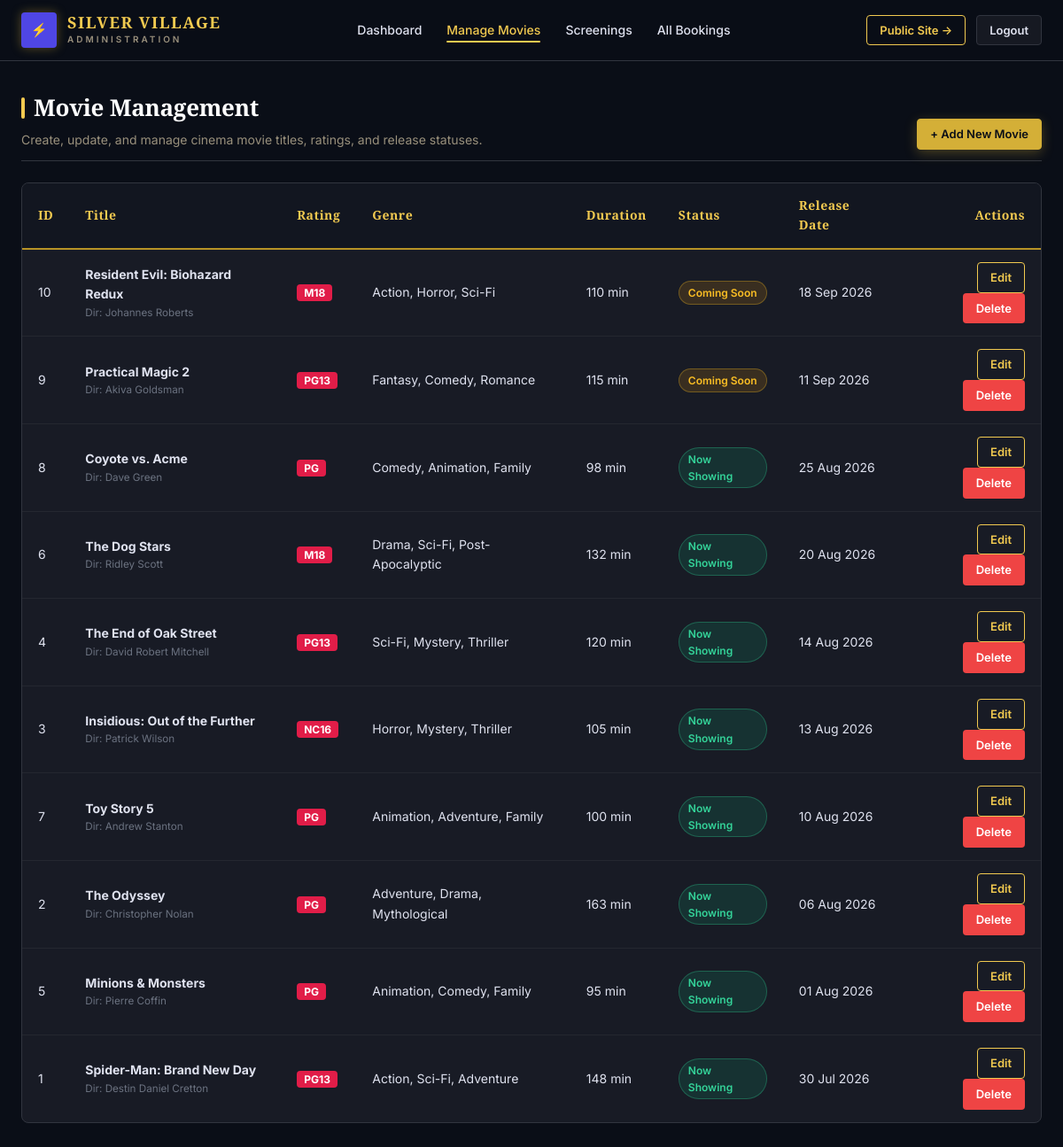
/admin/manage_movies.php (signed in), run on the app's committed database.
### tables this page shows
CREATE TABLE `movies` (
  `movie_id` INT AUTO_INCREMENT PRIMARY KEY,
  `title` VARCHAR(150) NOT NULL,
  `synopsis` TEXT NOT NULL,
  `genre` VARCHAR(100) NOT NULL,
  `duration_minutes` INT NOT NULL,
  `rating` VARCHAR(10) NOT NULL,  
  `director` VARCHAR(100) NOT NULL,
  `cast` VARCHAR(255) NOT NULL,
  `poster_image` VARCHAR(255) NOT NULL,
  `backdrop_image` VARCHAR(255) DEFAULT '',
  `trailer_url` VARCHAR(255) DEFAULT '',
  `status` ENUM('now_showing', 'coming_soon') DEFAULT 'now_showing',
  `release_date` DATE NOT NULL,
  `created_at` DATETIME DEFAULT CURRENT_TIMESTAMP
);

### admin/manage_movies.php (the view, shortened to what this page needs)
<?php
require_once __DIR__ . '/../includes/db_connect.php';
$action = $_GET['action'] ?? 'list';
$editMovieId = isset($_GET['id']) ? (int)$_GET['id'] : 0;
$movieData = null;
$allMovies = $conn->query("SELECT * FROM movies ORDER BY status DESC, release_date DESC");
?>
<!DOCTYPE html>
<html lang="en">
<head>
    <link rel="stylesheet" href="../css/styles.css">
</head>
<body>
    <header class="site-header">
        <div class="header-container">
            <a href="index.php" class="brand-logo">
                <div class="logo-icon" style="background:#4f46e5;">⚡</div>
                <div class="logo-text">
                    <span class="logo-title">SILVER VILLAGE</span>
                    <span class="logo-sub">ADMINISTRATION</span>
                </div>
            </a>
            <nav class="main-nav">
                <ul class="nav-list">
                    <li><a href="index.php" class="nav-link">Dashboard</a></li>
                    <li><a href="manage_movies.php" class="nav-link active">Manage Movies</a></li>
                    <li><a href="manage_screenings.php" class="nav-link">Screenings</a></li>
                    <li><a href="view_bookings.php" class="nav-link">All Bookings</a></li>
                </ul>
            </nav>
            <div class="user-actions">
                <a href="../index.php" class="btn btn--outline btn--sm">Public Site &rarr;</a>
                <a href="../logout.php" class="btn btn--ghost btn--sm">Logout</a>
            </div>
        </div>
    </header>
    <main class="main-content">
        <div class="section-header" style="margin-bottom: 24px;">
            <div>
                <h1 class="section-title">Movie Management</h1>
                <p style="color: var(--color-text-muted); font-size: 14px; margin-top: 4px;">
                    Create, update, and manage cinema movie titles, ratings, and release statuses.
                </p>
            </div>
            <?php if ($action === 'list'): ?>
                <a href="manage_movies.php?action=add" class="btn btn--primary btn--sm">+ Add New Movie</a>
            <?php else: ?>
                <a href="manage_movies.php" class="btn btn--ghost btn--sm">&larr; Back to Movies List</a>
            <?php endif; ?>
        </div>
        <?php if ($action === 'add' || ($action === 'edit' && $movieData)): ?>
            <div class="form-card" style="max-width: 800px; margin: 0 auto; padding: 32px;">
                <h2 style="font-size: 22px; color: var(--color-primary-light); margin-bottom: 20px;">
                    <?php echo ($action === 'add') ? '+ Add New Movie to Catalogue' : '✏️ Edit Movie: ' . htmlspecialchars($movieData['title']); ?>
                </h2>
                <form method="POST" action="manage_movies.php?action=<?php echo $action; ?><?php echo ($action === 'edit') ? '&id=' . $editMovieId : ''; ?>">
                    <div style="display: grid; grid-template-columns: 2fr 1fr; gap: 20px;">
                        <div class="form-group">
                            <label class="form-label" for="m_title">Movie Title *</label>
                            <input type="text" id="m_title" name="title" class="form-control" value="<?php echo htmlspecialchars($movieData['title'] ?? ''); ?>" required>
                        </div>
                        <div class="form-group">
                            <label class="form-label" for="m_rating">Age Rating *</label>
                            <select id="m_rating" name="rating" class="form-control" required>
                                <?php foreach (['G', 'PG', 'PG13', 'NC16', 'M18', 'R21'] as $r): ?>
                                    <option value="<?php echo $r; ?>" <?php echo (($movieData['rating'] ?? '') === $r) ? 'selected' : ''; ?>><?php echo $r; ?></option>
                                <?php endforeach; ?>
                            </select>
                        </div>
                    </div>
                    <div style="display: grid; grid-template-columns: 1fr 1fr 1fr; gap: 20px;">
                        <div class="form-group">
                            <label class="form-label" for="m_genre">Genre(s) *</label>
                            <input type="text" id="m_genre" name="genre" class="form-control" placeholder="Action, Sci-Fi" value="<?php echo htmlspecialchars($movieData['genre'] ?? ''); ?>" required>
                        </div>
                        <div class="form-group">
                            <label class="form-label" for="m_duration">Duration (Minutes) *</label>
                            <input type="number" id="m_duration" name="duration_minutes" class="form-control" value="<?php echo (int)($movieData['duration_minutes'] ?? 120); ?>" required>
                        </div>
                        <div class="form-group">
                            <label class="form-label" for="m_status">Status *</label>
                            <select id="m_status" name="status" class="form-control" required>
                                <option value="now_showing" <?php echo (($movieData['status'] ?? '') === 'now_showing') ? 'selected' : ''; ?>>Now Showing</option>
                                <option value="coming_soon" <?php echo (($movieData['status'] ?? '') === 'coming_soon') ? 'selected' : ''; ?>>Coming Soon</option>
                            </select>
                        </div>
                    </div>
                    <div style="display: grid; grid-template-columns: 1fr 1fr; gap: 20px;">
                        <div class="form-group">
                            <label class="form-label" for="m_director">Director *</label>
                            <input type="text" id="m_director" name="director" class="form-control" value="<?php echo htmlspecialchars($movieData['director'] ?? ''); ?>" required>
                        </div>
                        <div class="form-group">
                            <label class="form-label" for="m_release">Release Date *</label>
                            <input type="date" id="m_release" name="release_date" class="form-control" value="<?php echo htmlspecialchars($movieData['release_date'] ?? date('Y-m-d')); ?>" required>
                        </div>
                    </div>
                    <div class="form-group">
                        <label class="form-label" for="m_cast">Starring Cast</label>
                        <input type="text" id="m_cast" name="cast" class="form-control" placeholder="e.g. Tom Holland, Zendaya" value="<?php echo htmlspecialchars($movieData['cast'] ?? ''); ?>">
                    </div>
                    <div class="form-group">
                        <label class="form-label" for="m_synopsis">Synopsis / Plot Summary *</label>
                        <textarea id="m_synopsis" name="synopsis" class="form-control" rows="4" required><?php echo htmlspecialchars($movieData['synopsis'] ?? ''); ?></textarea>
                    </div>
                    <button type="submit" class="btn btn--primary btn--block btn--lg">
                        <?php echo ($action === 'add') ? 'Save & Publish Movie' : 'Save Changes'; ?> &rarr;
                    </button>
                </form>
            </div>
        <?php else: ?>
            <div class="table-responsive">
                <table class="custom-table">
                    <thead>
                        <tr>
                            <th>ID</th>
                            <th>Title</th>
                            <th>Rating</th>
                            <th>Genre</th>
                            <th>Duration</th>
                            <th>Status</th>
                            <th>Release Date</th>
                            <th style="text-align: right;">Actions</th>
                        </tr>
                    </thead>
                    <tbody>
                        <?php while ($m = $allMovies->fetch_assoc()): ?>
                            <tr>
                                <td><?php echo (int)$m['movie_id']; ?></td>
                                <td>
                                    <strong><?php echo htmlspecialchars($m['title']); ?></strong>
                                    <small style="display:block; color:var(--color-text-dim);">Dir: <?php echo htmlspecialchars($m['director']); ?></small>
                                </td>
                                <td>
                                    <span class="pill-rating"><?php echo htmlspecialchars($m['rating']); ?></span>
                                </td>
                                <td><?php echo htmlspecialchars($m['genre']); ?></td>
                                <td><?php echo (int)$m['duration_minutes']; ?> min</td>
                                <td>
                                    <?php if ($m['status'] === 'now_showing'): ?>
                                        <span class="status-badge status-badge--success">Now Showing</span>
                                    <?php else: ?>
                                        <span class="status-badge status-badge--warning">Coming Soon</span>
                                    <?php endif; ?>
                                </td>
                                <td><?php echo date('d M Y', strtotime($m['release_date'])); ?></td>
                                <td style="text-align: right;">
                                    <a href="manage_movies.php?action=edit&id=<?php echo (int)$m['movie_id']; ?>" class="btn btn--outline btn--sm">Edit</a>
                                    <a href="manage_movies.php?action=delete&id=<?php echo (int)$m['movie_id']; ?>" class="btn btn--danger btn--sm" onclick="return confirm('Delete this movie?');">Delete</a>
                                </td>
                            </tr>
                        <?php endwhile; ?>
                    </tbody>
                </table>
            </div>
        <?php endif; ?>
    </main>
</body>
</html>

### data on the page
movies: movie_id "10", title "Resident Evil: Biohazard Redux", director "Johannes Roberts", rating "M18", genre "Action, Horror, Sci-Fi", duration_minutes "110", status "Coming Soon", release_date "18 Sep 2026"
movies: movie_id "9", title "Practical Magic 2", director "Akiva Goldsman", rating "PG13", genre "Fantasy, Comedy, Romance", duration_minutes "115", status "Coming Soon", release_date "11 Sep 2026"
movies: movie_id "8", title "Coyote vs. Acme", director "Dave Green", rating "PG", genre "Comedy, Animation, Family", duration_minutes "98", status "Now Showing", release_date "25 Aug 2026"
movies: movie_id "6", title "The Dog Stars", director "Ridley Scott", rating "M18", genre "Drama, Sci-Fi, Post-Apocalyptic", duration_minutes "132", status "Now Showing", release_date "20 Aug 2026"
movies: movie_id "4", title "The End of Oak Street", director "David Robert Mitchell", rating "PG13", genre "Sci-Fi, Mystery, Thriller", duration_minutes "120", status "Now Showing", release_date "14 Aug 2026"
movies: movie_id "3", title "Insidious: Out of the Further", director "Patrick Wilson", rating "NC16", genre "Horror, Mystery, Thriller", duration_minutes "105", status "Now Showing", release_date "13 Aug 2026"
movies: movie_id "7", title "Toy Story 5", director "Andrew Stanton", rating "PG", genre "Animation, Adventure, Family", duration_minutes "100", status "Now Showing", release_date "10 Aug 2026"
movies: movie_id "2", title "The Odyssey", director "Christopher Nolan", rating "PG", genre "Adventure, Drama, Mythological", duration_minutes "163", status "Now Showing", release_date "06 Aug 2026"
movies: movie_id "5", title "Minions & Monsters", director "Pierre Coffin", rating "PG", genre "Animation, Comedy, Family", duration_minutes "95", status "Now Showing", release_date "01 Aug 2026"
movies: movie_id "1", title "Spider-Man: Brand New Day", director "Destin Daniel Cretton", rating "PG13", genre "Action, Sci-Fi, Adventure", duration_minutes "148", status "Now Showing", release_date "30 Jul 2026"
